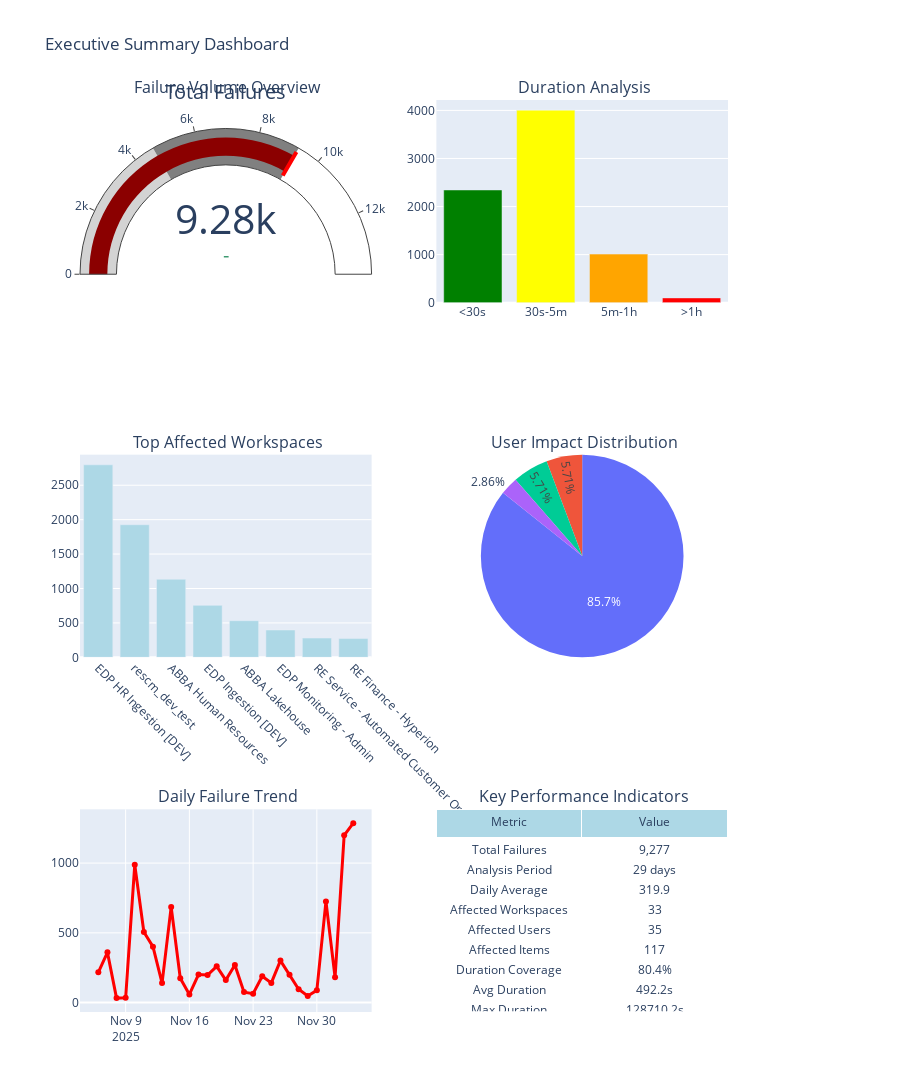

The code cell stored with this chart in its notebook:
### Code cell
# 16. Executive Summary Dashboard and Key Metrics

print(" CREATING EXECUTIVE SUMMARY DASHBOARD")
print("=" * 45)

# Calculate key executive metrics
exec_metrics = {}

# Overall health metrics
total_failures = len(analysis_df_fixed)
unique_workspaces = analysis_df_fixed['Workspace'].nunique()
unique_users = analysis_df_fixed['User Name'].nunique()
unique_items = analysis_df_fixed['Item Name'].nunique()
date_range = (timeline_df['Date'].max() - timeline_df['Date'].min()).days + 1

exec_metrics.update({
    'total_failures': total_failures,
    'unique_workspaces': unique_workspaces,
    'unique_users': unique_users,
    'unique_items': unique_items,
    'analysis_period_days': date_range,
    'daily_avg_failures': total_failures / date_range if date_range > 0 else 0
})

# Duration metrics (if available)
duration_available = len(analysis_df_fixed[analysis_df_fixed['Duration (s)'] > 0])
exec_metrics['duration_coverage'] = (duration_available / total_failures * 100) if total_failures > 0 else 0

if duration_available > 0:
    duration_stats = analysis_df_fixed[analysis_df_fixed['Duration (s)'] > 0]['Duration (s)']
    exec_metrics.update({
        'avg_failure_duration': duration_stats.mean(),
        'max_failure_duration': duration_stats.max(),
        'median_failure_duration': duration_stats.median()
    })

# Create executive dashboard
fig_exec = make_subplots(
    rows=3, cols=2,
    subplot_titles=(' Failure Volume Overview', ' Duration Analysis', 
                   ' Top Affected Workspaces', ' User Impact Distribution',
                   ' Daily Failure Trend', ' Key Performance Indicators'),
    specs=[[{"type": "indicator"}, {"type": "bar"}],
           [{"type": "bar"}, {"type": "pie"}], 
           [{"type": "scatter"}, {"type": "table"}]]
)

# KPI Indicators
fig_exec.add_trace(
    go.Indicator(
        mode="number+gauge+delta",
        value=total_failures,
        title={"text": "Total Failures"},
        gauge={'axis': {'range': [None, total_failures * 1.5]},
               'bar': {'color': "darkred"},
               'steps': [{'range': [0, total_failures * 0.5], 'color': "lightgray"},
                        {'range': [total_failures * 0.5, total_failures], 'color': "gray"}],
               'threshold': {'line': {'color': "red", 'width': 4},
                           'thickness': 0.75, 'value': total_failures}}
    ), row=1, col=1
)

# Duration distribution
if duration_available > 0:
    duration_bins = ['<30s', '30s-5m', '5m-1h', '>1h']
    duration_counts = [
        len(duration_stats[duration_stats <= 30]),
        len(duration_stats[(duration_stats > 30) & (duration_stats <= 300)]),
        len(duration_stats[(duration_stats > 300) & (duration_stats <= 3600)]),
        len(duration_stats[duration_stats > 3600])
    ]
    
    fig_exec.add_trace(
        go.Bar(x=duration_bins, y=duration_counts, name='Duration Distribution',
               marker_color=['green', 'yellow', 'orange', 'red']),
        row=1, col=2
    )

# Top workspaces
top_ws = analysis_df_fixed['Workspace'].value_counts().head(8)
fig_exec.add_trace(
    go.Bar(x=top_ws.index, y=top_ws.values, name='Workspace Failures',
           marker_color='lightblue'),
    row=2, col=1
)

# User impact pie chart
user_impact_bins = ['1 failure', '2-5 failures', '6-10 failures', '>10 failures']
user_failures = analysis_df_fixed['User Name'].value_counts()
user_impact_counts = [
    len(user_failures[user_failures == 1]),
    len(user_failures[(user_failures >= 2) & (user_failures <= 5)]),
    len(user_failures[(user_failures >= 6) & (user_failures <= 10)]),
    len(user_failures[user_failures > 10])
]

fig_exec.add_trace(
    go.Pie(labels=user_impact_bins, values=user_impact_counts, name='User Impact'),
    row=2, col=2
)

# Daily trend
fig_exec.add_trace(
    go.Scatter(x=daily_failures['Date'], y=daily_failures['Failure Count'],
               mode='lines+markers', name='Daily Failures', 
               line=dict(color='red', width=3)),
    row=3, col=1
)

# KPI Table
kpi_data = [
    ['Total Failures', f"{exec_metrics['total_failures']:,}"],
    ['Analysis Period', f"{exec_metrics['analysis_period_days']} days"],
    ['Daily Average', f"{exec_metrics['daily_avg_failures']:.1f}"],
    ['Affected Workspaces', f"{exec_metrics['unique_workspaces']}"],
    ['Affected Users', f"{exec_metrics['unique_users']}"], 
    ['Affected Items', f"{exec_metrics['unique_items']}"],
    ['Duration Coverage', f"{exec_metrics['duration_coverage']:.1f}%"]
]

if 'avg_failure_duration' in exec_metrics:
    kpi_data.extend([
        ['Avg Duration', f"{exec_metrics['avg_failure_duration']:.1f}s"],
        ['Max Duration', f"{exec_metrics['max_failure_duration']:.1f}s"]
    ])

fig_exec.add_trace(
    go.Table(
        header=dict(values=['Metric', 'Value'], fill_color='lightblue'),
        cells=dict(values=list(zip(*kpi_data)), fill_color='white')
    ), row=3, col=2
)

fig_exec.update_layout(height=1200, title_text=" Executive Summary Dashboard", showlegend=False)
fig_exec.update_xaxes(tickangle=45, row=2, col=1)
fig_exec.show()

# Summary insights
print(f"\n EXECUTIVE SUMMARY:")
print("=" * 22)
print(f" Analysis Period: {exec_metrics['analysis_period_days']} days")
print(f" Total Failures: {exec_metrics['total_failures']:,}")
print(f" Daily Average: {exec_metrics['daily_avg_failures']:.1f} failures/day")
print(f" Workspaces Affected: {exec_metrics['unique_workspaces']}")
print(f" Users Affected: {exec_metrics['unique_users']}")
print(f" Items Affected: {exec_metrics['unique_items']}")

if 'avg_failure_duration' in exec_metrics:
    print(f" Average Failure Duration: {exec_metrics['avg_failure_duration']:.1f} seconds")
    print(f" Duration Data Coverage: {exec_metrics['duration_coverage']:.1f}%")

print(f"\n Executive summary dashboard complete")

### Figure 1 — Plotly figure (JSON) as saved in the notebook; plotly's stock layout.template omitted (floating-point values rounded to 4 significant figures)
{"data": [{"domain": {"x": [0, 0.45], "y": [0.7778, 1]}, "gauge": {"axis": {"range": [null, 13920.0]}, "bar": {"color": "darkred"}, "steps": [{"color": "lightgray", "range": [0, 4638.0]}, {"color": "gray", "range": [4638.0, 9277]}], "threshold": {"line": {"color": "red", "width": 4}, "thickness": 0.75, "value": 9277}}, "mode": "number+gauge+delta", "title": {"text": "Total Failures"}, "type": "indicator", "value": 9277}, {"marker": {"color": ["green", "yellow", "orange", "red"]}, "name": "Duration Distribution", "type": "bar", "x": ["<30s", "30s-5m", "5m-1h", ">1h"], "xaxis": "x", "y": [2345, 4006, 1011, 99], "yaxis": "y"}, {"marker": {"color": "lightblue"}, "name": "Workspace Failures", "type": "bar", "x": ["EDP HR Ingestion [DEV]", "rescm_dev_test", "ABBA Human Resources", "EDP Ingestion [DEV]", "ABBA Lakehouse", "EDP Monitoring - Admin", "RE Service - Automated Customer Onboarding Emails", "RE Finance - Hyperion"], "xaxis": "x2", "y": [2797, 1926, 1134, 755, 532, 397, 280, 273], "yaxis": "y2"}, {"domain": {"x": [0.55, 1], "y": [0.3889, 0.6111]}, "labels": ["1 failure", "2-5 failures", "6-10 failures", ">10 failures"], "name": "User Impact", "type": "pie", "values": [2, 2, 1, 30]}, {"line": {"color": "red", "width": 3}, "mode": "lines+markers", "name": "Daily Failures", "type": "scatter", "x": ["2025-11-06T00:00:00.000000000", "2025-11-07T00:00:00.000000000", "2025-11-08T00:00:00.000000000", "2025-11-09T00:00:00.000000000", "2025-11-10T00:00:00.000000000", "2025-11-11T00:00:00.000000000", "2025-11-12T00:00:00.000000000", "2025-11-13T00:00:00.000000000", "2025-11-14T00:00:00.000000000", "2025-11-15T00:00:00.000000000", "2025-11-16T00:00:00.000000000", "2025-11-17T00:00:00.000000000", "2025-11-18T00:00:00.000000000", "2025-11-19T00:00:00.000000000", "2025-11-20T00:00:00.000000000", "2025-11-21T00:00:00.000000000", "2025-11-22T00:00:00.000000000", "2025-11-23T00:00:00.000000000", "2025-11-24T00:00:00.000000000", "2025-11-25T00:00:00.000000000", "2025-11-26T00:00:00.000000000", "2025-11-27T00:00:00.000000000", "2025-11-28T00:00:00.000000000", "2025-11-29T00:00:00.000000000", "2025-11-30T00:00:00.000000000", "2025-12-01T00:00:00.000000000", "2025-12-02T00:00:00.000000000", "2025-12-03T00:00:00.000000000", "2025-12-04T00:00:00.000000000"], "xaxis": "x3", "y": [217, 360, 32, 34, 988, 506, 401, 140, 686, 175, 58, 201, 198, 260, 161, 269, 75, 64, 189, 141, 301, 199, 96, 47, 88, 725, 181, 1199, 1286], "yaxis": "y3"}, {"cells": {"fill": {"color": "white"}, "values": [["Total Failures", "Analysis Period", "Daily Average", "Affected Workspaces", "Affected Users", "Affected Items", "Duration Coverage", "Avg Duration", "Max Duration"], ["9,277", "29 days", "319.9", "33", "35", "117", "80.4%", "492.2s", "128710.2s"]]}, "domain": {"x": [0.55, 1], "y": [0, 0.2222]}, "header": {"fill": {"color": "lightblue"}, "values": ["Metric", "Value"]}, "type": "table"}], "layout": {"annotations": [{"font": {"size": 16}, "showarrow": false, "text": " Failure Volume Overview", "x": 0.225, "xanchor": "center", "xref": "paper", "y": 1, "yanchor": "bottom", "yref": "paper"}, {"font": {"size": 16}, "showarrow": false, "text": " Duration Analysis", "x": 0.775, "xanchor": "center", "xref": "paper", "y": 1, "yanchor": "bottom", "yref": "paper"}, {"font": {"size": 16}, "showarrow": false, "text": " Top Affected Workspaces", "x": 0.225, "xanchor": "center", "xref": "paper", "y": 0.6111, "yanchor": "bottom", "yref": "paper"}, {"font": {"size": 16}, "showarrow": false, "text": " User Impact Distribution", "x": 0.775, "xanchor": "center", "xref": "paper", "y": 0.6111, "yanchor": "bottom", "yref": "paper"}, {"font": {"size": 16}, "showarrow": false, "text": " Daily Failure Trend", "x": 0.225, "xanchor": "center", "xref": "paper", "y": 0.2222, "yanchor": "bottom", "yref": "paper"}, {"font": {"size": 16}, "showarrow": false, "text": " Key Performance Indicators", "x": 0.775, "xanchor": "center", "xref": "paper", "y": 0.2222, "yanchor": "bottom", "yref": "paper"}], "height": 1200, "showlegend": false, "title": {"text": " Executive Summary Dashboard"}, "xaxis": {"anchor": "y", "domain": [0.55, 1]}, "xaxis2": {"anchor": "y2", "domain": [0, 0.45], "tickangle": 45}, "xaxis3": {"anchor": "y3", "domain": [0, 0.45]}, "yaxis": {"anchor": "x", "domain": [0.7778, 1]}, "yaxis2": {"anchor": "x2", "domain": [0.3889, 0.6111]}, "yaxis3": {"anchor": "x3", "domain": [0, 0.2222]}}}
